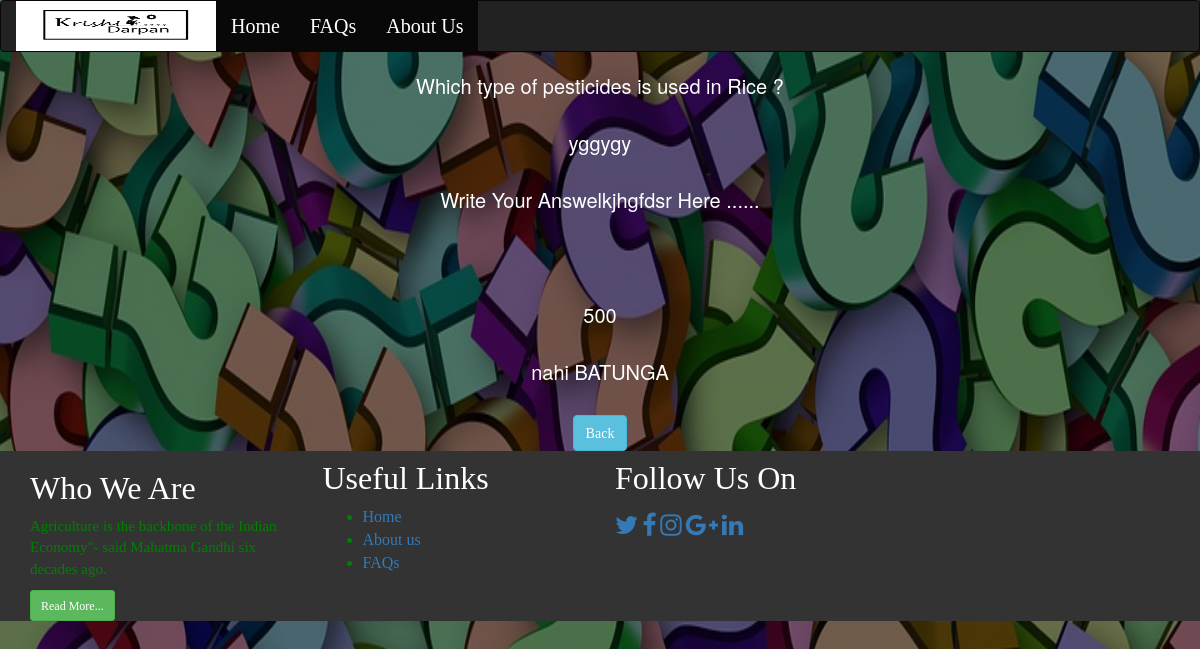
Page /see_answer.php?ques_id=1 on the committed database.
### tables this page shows
CREATE TABLE `question_master` (
  `id` int(11) NOT NULL,
  `question` text NOT NULL
);

CREATE TABLE `answer_master` (
  `id` int(11) NOT NULL,
  `question_id` int(11) NOT NULL,
  `answer` text NOT NULL
);

### see_answer.php (the view, shortened to what this page needs)
<!DOCTYPE html>
<html>
<head>
</head>
<body>
	<?php
     include("header.php");
	?>
	<div style="text-align: center; color: #fff;font-size: 20px">
<?php
include("root/db_connection.php");
$id=$_REQUEST['ques_id'];
$ab=$db->query("select * from question_master where id=$id");
$cd=$ab->fetch(PDO::FETCH_ASSOC);
echo $cd['question'];
?>
<br>
<br>
<?php
$ef=$db->query("select * from answer_master where question_id=$id  order by id desc ");
while($gh=$ef->fetch(PDO::FETCH_ASSOC))
{
 echo $gh['answer'];
?>
<br>
<br>
<?php
}
?>
<button class="btn btn-md btn-info" type="button" ><a href="practise.php">Back</a></button>
</div>
<?php
      include("footer.php");
	?>
</body>
</html>

### see_answer.php (style rules this page uses)
body { background-image:linear-gradient(rgba(0,0,0,0.5),rgba(0,0,0,0.5)),url(pictures/question2.jpg); background-size: 1600px 1850px; }

### footer.php (style rules this page uses)
button a { font-family:Ink free; color:#fff; }

### rows in the picture
question_master: question "Which type of pesticides is used in Rice ?"
answer_master: answer "yggygy"
answer_master: answer "Write Your Answelkjhgfdsr Here ......"
answer_master: answer "500"
answer_master: answer "nahi BATUNGA"
